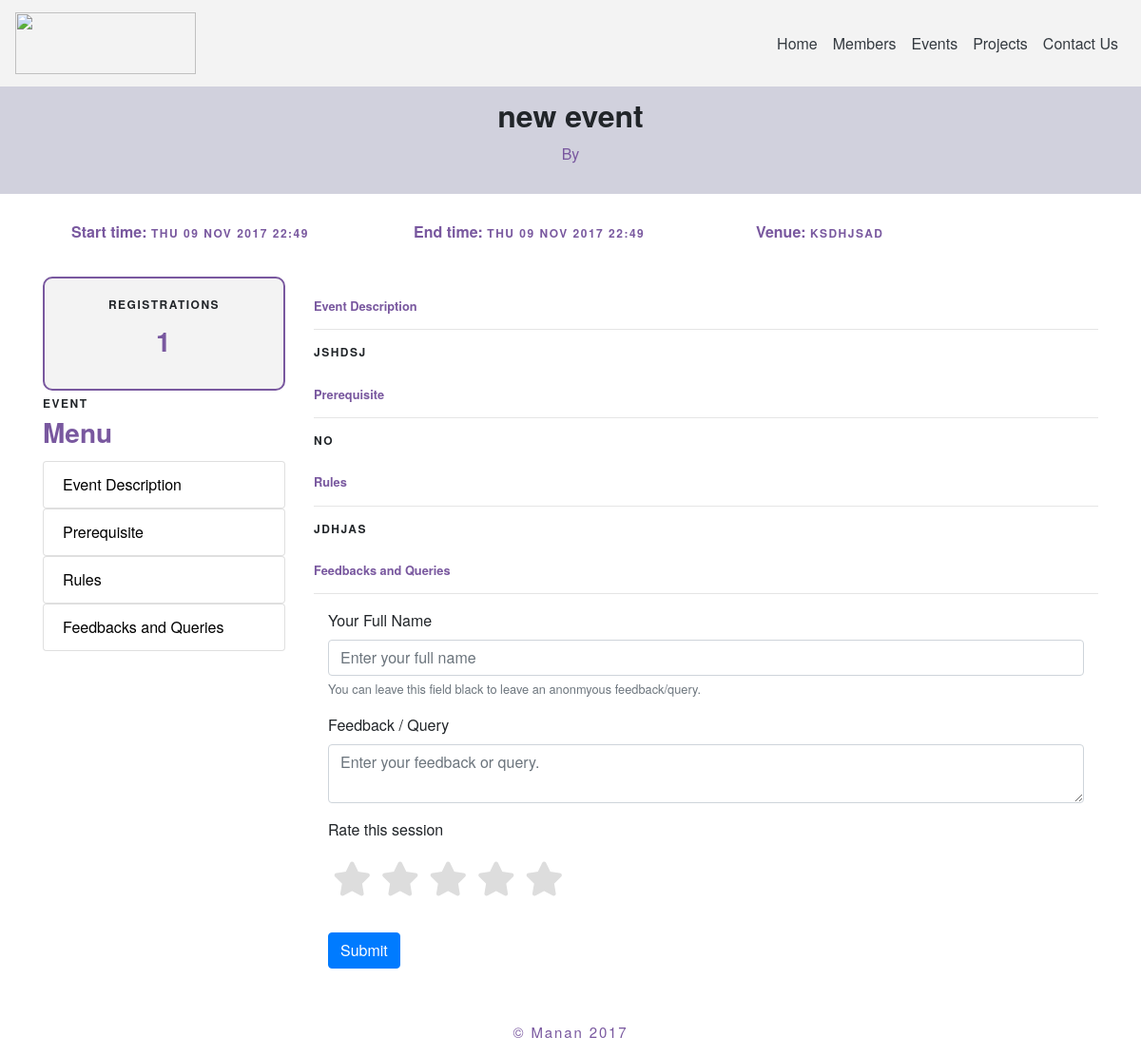
The app's page /event/detail/1/ with its own data.
### main/models.py (models this page shows, shortened)
class Event(models.Model):
    description = models.TextField(blank=True, null=True)
    title = models.CharField(max_length=500)
    host = models.ManyToManyField(User)
    venue = models.CharField(max_length=100)
    fee = models.IntegerField(default=0)
    rules = models.TextField(blank=True, null=True)
    prerequistes = models.TextField(blank=True, null=True)
    start_date = models.DateField(default=datetime.date.today,auto_now=False,auto_now_add=False)
    end_date = models.DateField(default=datetime.date.today,auto_now=False,auto_now_add=False)
    start_time = models.TimeField(default=datetime.datetime.now().time(),auto_now=False,auto_now_add=False)
    end_time = models.TimeField(default=datetime.datetime.now().time(),auto_now=False,auto_now_add=False)

### main/views.py (the view)
# urls.py: url(r'^event/detail/(?P<pk>(\d+)+)/$',event_detailview,name="detailview-event"),
def event_detailview(request,pk):
	obj = get_object_or_404(Event,pk=pk)
	past =0
	counts = registration.objects.filter(eventid=obj.id).count()
	if obj.end_date < datetime.date.today() or (obj.end_date == datetime.date.today() and obj.end_time <datetime.datetime.now().time() ) :
		past=1
	return render(request,'eventDetails.html',{'obj':obj,'past':past,'counts':counts})

### main/templates/eventDetails.html (shortened to what this page needs)
{% extends "header.html" %}
{% block page_context %}
<div class="container-fluid" style="background-color: #d1d1dd">
	<div class="container">
		<h2 class="text-center" style="padding:10px;"><b>{{obj.title}}</b><h6 class="text-center card-subtitle mb-2" style="color:#79589F;">By </h6></h2><br/>
	</div>
</div>
<div class="container">
	<div class="row" style="padding:30px;">
		<div class="col-lg-4 txxt-body">
			Start time: <span class="txxt-head">{{ obj.start_date|date:"D d M Y" }} {{ obj.start_time|time:"H:i" }}</span>
		</div>
		<div class="col-lg-4 txxt-body">
			End time: <span class="txxt-head">{{ obj.end_date|date:"D d M Y" }} {{ obj.end_time|time:"H:i" }}</span>
		</div>
		<div class="col-lg-2 txxt-body">
			Venue: <span class="txxt-head">{{obj.venue}}</span>
		</div>
	</div>
</div>
<div class="container">
	<div class="row">
		<div class="col-lg-3">
			<div class="container text-center txxt-head "  style="background-color: #f3f3f3;padding:20px;border:2px solid #79589F;border-radius: 10px;">
				Registrations<br/><br/><h3 class="txxt-body">{{counts}}</h3>
			</div>
			<p class="txxt-head">Event</p>
			<h3 class="txxt-body">Menu</h3>
			<ul class="list-group">
				<a href="#description"><li class="list-group-item">Event Description</li></a>
				<a href="#pre"><li class="list-group-item">Prerequisite</li></a>
				<a href="#rules"><li class="list-group-item">Rules</li></a>
				<a href="#feedback"><li class="list-group-item">Feedbacks and Queries</li></a>
			</ul>
		</div>
		<div class="col-lg-9">
			<small class="text-muted" id="description">
				<br/>
				<p class="txxt-body">Event Description</p>
				<hr>
			</small>
			<p class="txxt-head">{{obj.description}}</p>
			<small class="text-muted" id="pre">
				<br/>
				<p class="txxt-body">Prerequisite</p>
				<hr>
			</small>
			<p class="txxt-head">{{obj.prerequistes}}</p>
			<small class="text-muted" id="rules">
				<br/>
				<p class="txxt-body">Rules</p>
				<hr>
			</small>
			<p class="txxt-head">{{obj.rules}}</p>
			<small class="text-muted" id="feedback">
				<br/>
				<p class="txxt-body">Feedbacks and Queries</p>
				<hr>
			</small>
			<div class="container" id="feedback-form">
				<div class="form-group">
					<label for="exampleInputname">Your Full Name</label>
					<input name="name" type="text" class="form-control" id="exampleInputname" aria-describedby="name" placeholder="Enter your full name">
					<small id="name" class="form-text text-muted">You can leave this field black to leave an anonmyous feedback/query.</small>
				</div>
				<div class="form-group">
					<label for="exampleInputcomment">Feedback / Query</label>
					<textarea name="comment" type="text" class="form-control" id="exampleInputcomment" aria-describedby="comment" placeholder="Enter your feedback or query."></textarea>
				</div>
				<div class="form-group">
					<label for="exampleInputstar">Rate this session</label><br/>
					<fieldset class="rating">
						<input type="radio" id="star5" name="rating" value="5" /><label class = "full" for="star5" title="Awesome - 5 stars"></label>
						<input type="radio" id="star4" name="rating" value="4" /><label class = "full" for="star4" title="Pretty good - 4 stars"></label>
						<input type="radio" id="star3" name="rating" value="3" /><label class = "full" for="star3" title="Meh - 3 stars"></label>
						<input type="radio" id="star2" name="rating" value="2" /><label class = "full" for="star2" title="Kinda bad - 2 stars"></label>
						<input type="radio" id="star1" name="rating" value="1" /><label class = "full" for="star1" title="Sucks big time - 1 star"></label>
					</fieldset>
				</div><br/><br/><br/>
				<button type="submit" class="btn btn-primary" id="SubmitFeedback">Submit</button>
			</div>
		</div>
	</div>
</div>
<br/><br/>
{% endblock page_context %}

### main/templates/eventDetails.html (style rules this page uses)
fieldset, label { margin: 0; padding: 0; }
body { margin: 20px; }
.rating { border: none; float: left; }
.rating > label:before { margin: 5px; font-size: 2.25em; font-family: FontAwesome; display: inline-block; content: "\f005"; }
.rating > label { color: #ddd; float: right; }

### main/templates/header.html (style rules this page uses)
body { font-family: "BentonSans", "Helvetica Neue", sans-serif; }
a { color: #000; }
.txxt-head { margin-bottom: 20px; font-size: 12px; font-weight: bold; text-transform: uppercase; letter-spacing: .125em; margin: 0 0 .5em 0; line-height: 1.2; }
.txxt-body { color:#79589F; font-weight: bold; margin: 0 0 .5em 0; line-height: 1.2; }

### records on screen
Event: title "new event", start_date "THU 09 NOV 2017", start_time "22:49", end_date "THU 09 NOV 2017", end_time "22:49", venue "KSDHJSAD", description "JSHDSJ", prerequistes "NO", rules "JDHJAS"

### other values on screen
{{ counts }} "1"
